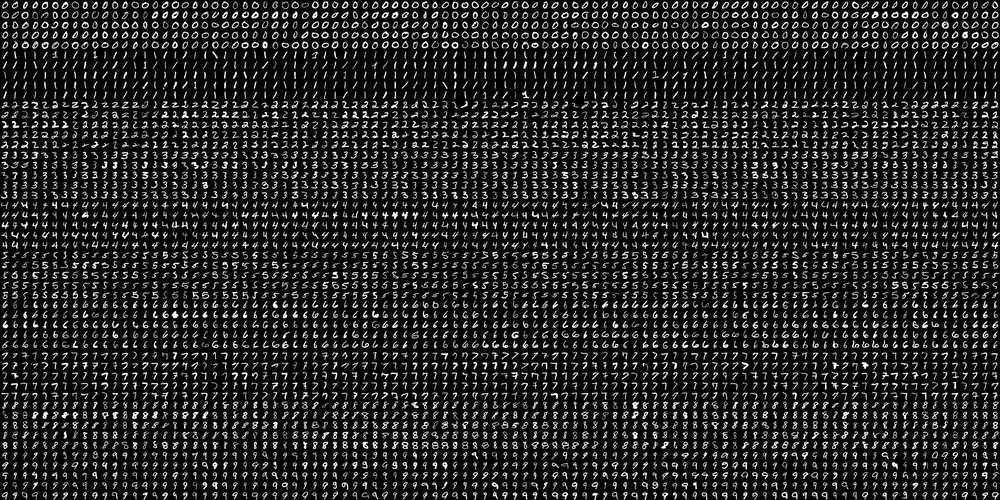
#> input picture code/ML/digits.png, 1000 x 500 px, shrunk from 2000 x 1000 before the run
$ python edgedetection_laplacianAndSobel.py --image ML/digits.png   (older library calls are emulated)
#> lines starting #> are read from the running program, lines starting #| are printed output that depends on the picture
import numpy as np
import argparse
import cv2


ap=argparse.ArgumentParser()
ap.add_argument("-i","--image",help="Path To Image")

args=vars(ap.parse_args())

img=cv2.imread(args["image"])
#> img is the input picture: shape (500, 1000, 3); min 0, max 255, mean 36.1


gray=cv2.cvtColor(img,cv2.COLOR_BGR2GRAY)
cv2.imshow("gray",gray)

lap=cv2.Laplacian(gray,cv2.CV_64F)
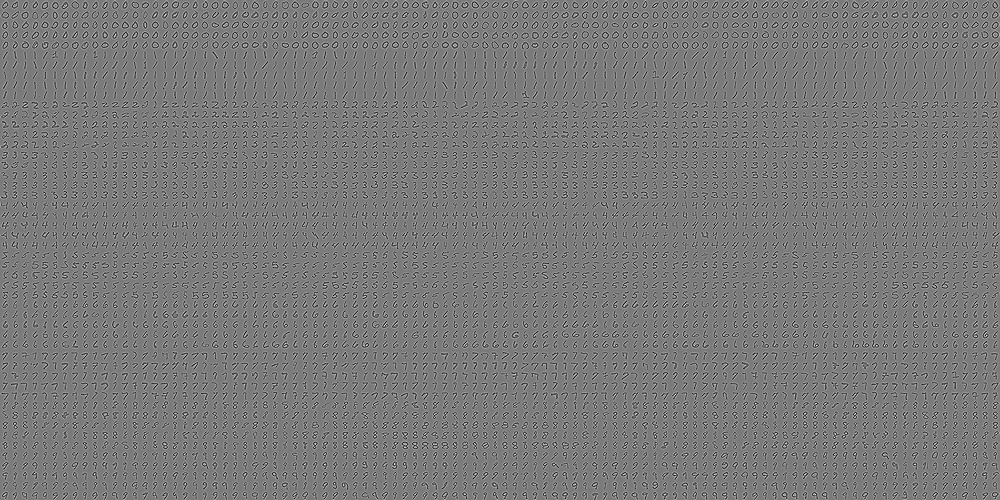
#> lap: shape (500, 1000) float64; min -715, max 769, mean 0.1; drawn with min black and max white
lap=np.uint8(np.absolute(lap))
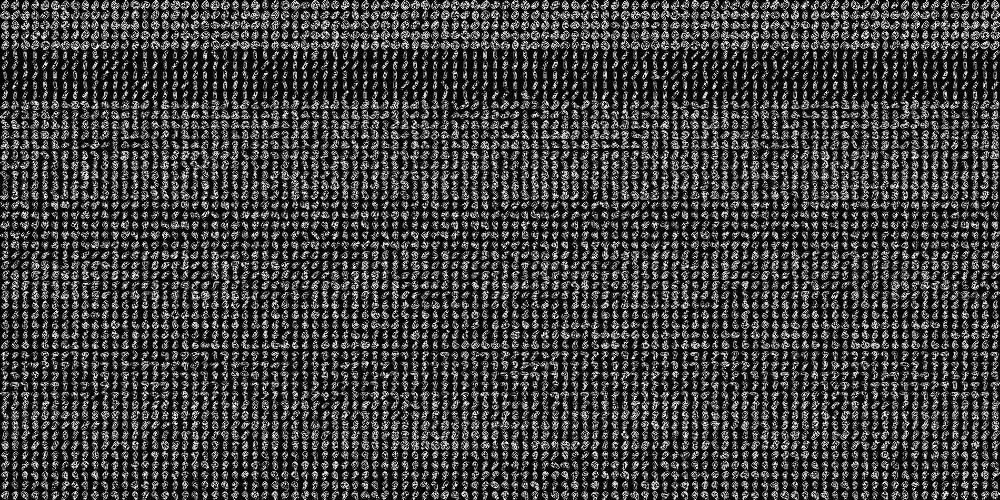
#> lap: shape (500, 1000); min 0, max 255, mean 59.9

cv2.imshow("laplacian gradients",lap)
cv2.waitKey(0)

sobelX=cv2.Sobel(gray,cv2.CV_64F,1,0)
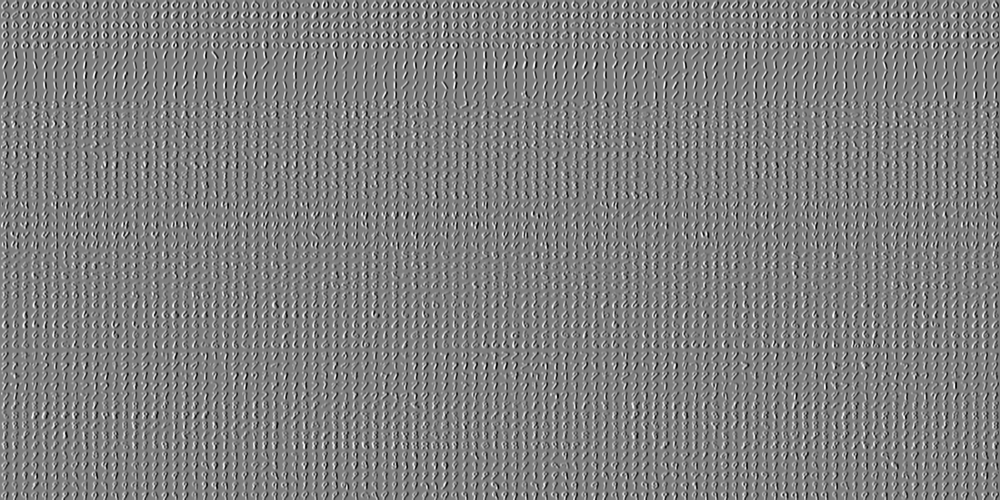
#> sobelX: shape (500, 1000) float64; min -1019, max 1019, mean 0; drawn with min black and max white
sobelY=cv2.Sobel(gray,cv2.CV_64F,0,1)
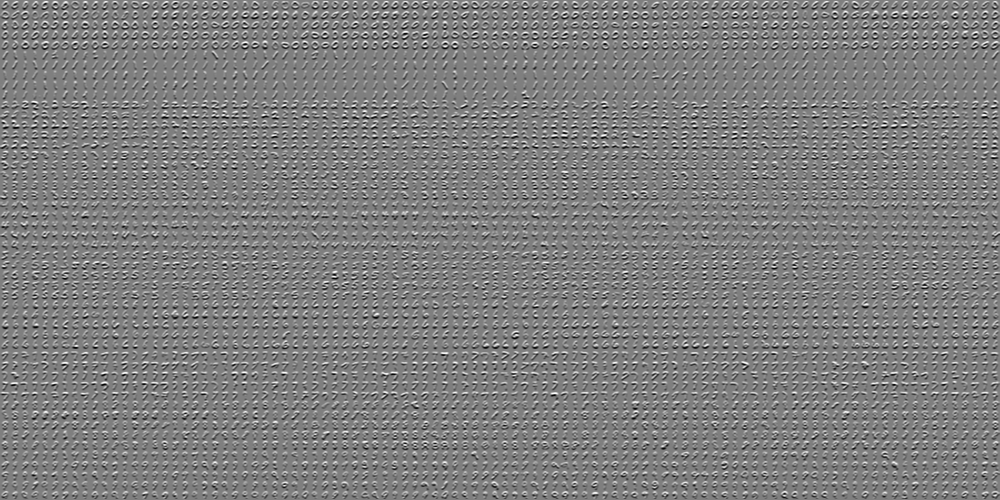
#> sobelY: shape (500, 1000) float64; min -1020, max 1020, mean 0.1; drawn with min black and max white

sobelX=np.uint8(np.absolute(sobelX))
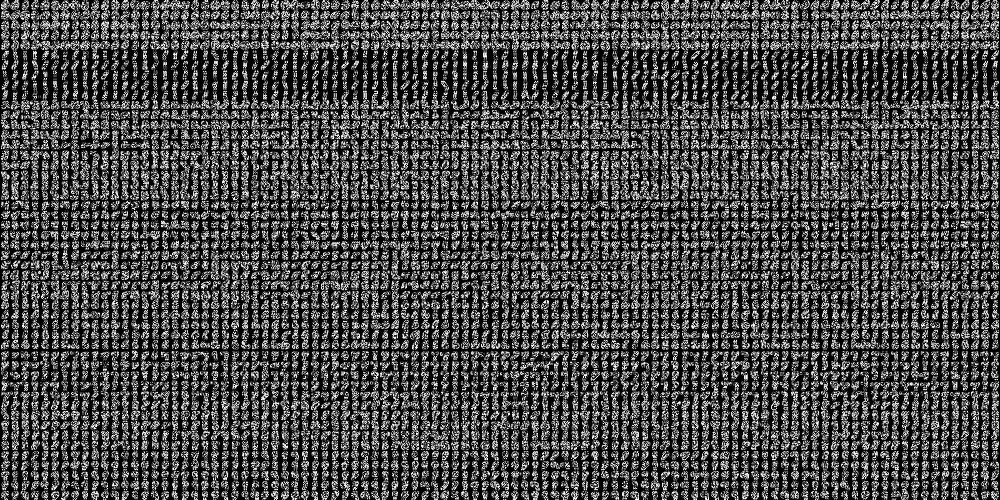
#> sobelX: shape (500, 1000); min 0, max 255, mean 72.7
sobelY=np.uint8(np.absolute(sobelY))
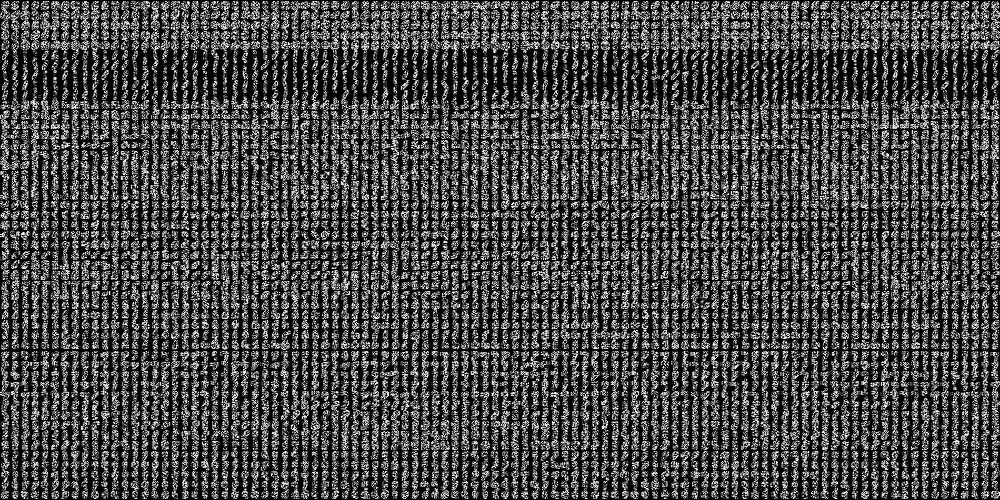
#> sobelY: shape (500, 1000); min 0, max 255, mean 70.6

sobelCombined=cv2.bitwise_or(sobelX,sobelY)
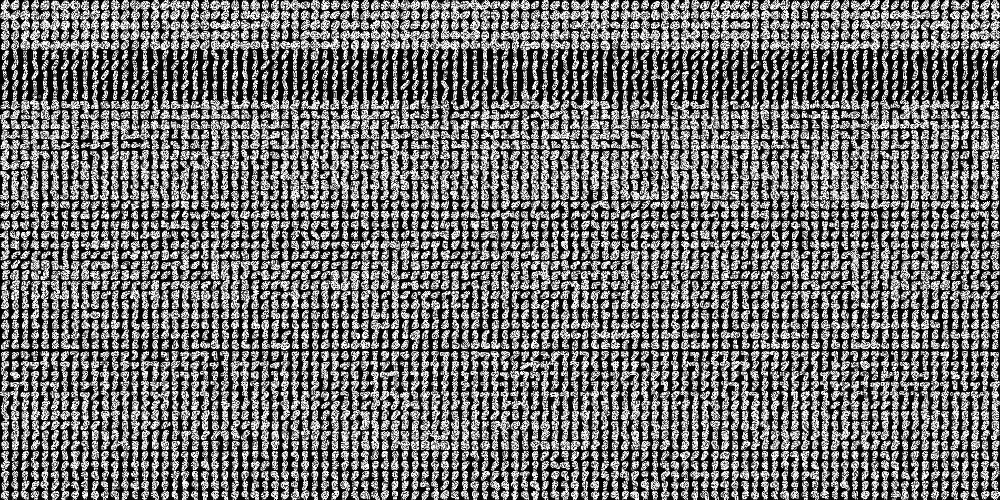
#> sobelCombined: shape (500, 1000); min 0, max 255, mean 108.5
cv2.imshow("Sobel gradients",sobelCombined)
cv2.waitKey(0)
cv2.destroyAllWindows()
